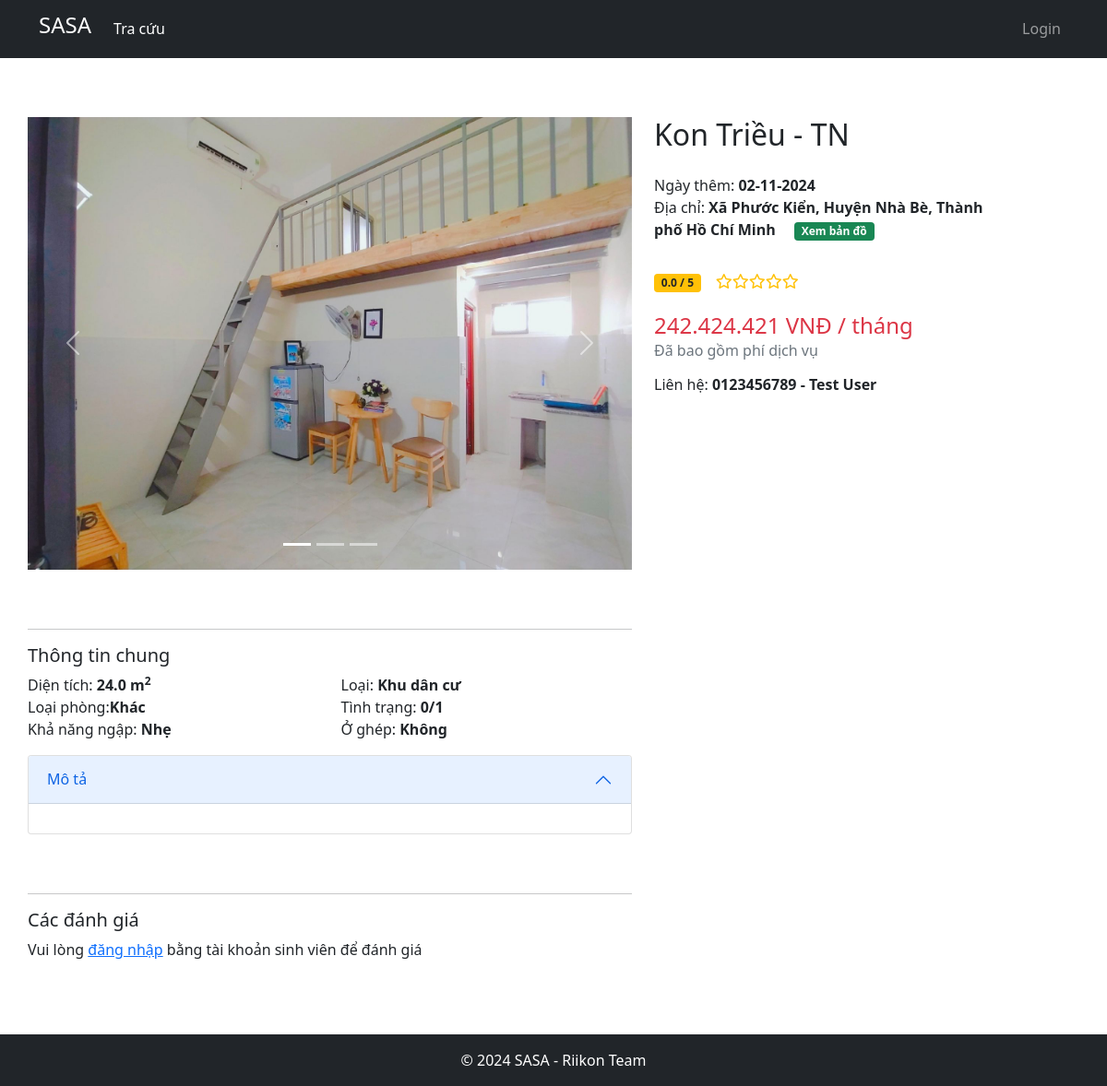
/detail/1, run on the app's committed database.
### app/models.py (models this page shows, shortened)
class RoomImage(db.Model):
    id = db.Column(db.Integer, primary_key=True)
    url = db.Column(db.String(200), nullable=False)
    room_id = db.Column(db.Integer, db.ForeignKey('room.id'), nullable=False)

class Room(db.Model):
    id = db.Column(db.Integer, primary_key=True)
    house_id = db.Column(db.Integer, db.ForeignKey('house.id', ondelete='CASCADE'), nullable=False)
    name = db.Column(db.String(120), nullable=False)
    price = db.Column(db.Float, nullable=False)
    area = db.Column(db.Float, nullable=False)
    description = db.Column(db.Text, nullable=True)
    type = db.Column(db.String(120), nullable=True)
    max_people = db.Column(db.Integer, nullable=False)
    current_people = db.Column(db.Integer, nullable=False)
    rate = db.Column(db.Float, nullable=False, default=0)
    matching = db.Column(db.Boolean, default=False)
    created_at = db.Column(db.DateTime, default=datetime.datetime.now())
    updated_at = db.Column(db.DateTime, default=datetime.datetime.now(), onupdate=datetime.datetime.now())

class House(db.Model):
    id = db.Column(db.Integer, primary_key=True)
    name = db.Column(db.String(120), nullable=False, unique=True)
    renter = db.Column(db.Integer, db.ForeignKey('user.id', ondelete='SET NULL'), nullable=True)
    city = db.Column(db.String(120), nullable=False)
    district = db.Column(db.String(120), nullable=False)
    ward = db.Column(db.String(120), nullable=False)
    street = db.Column(db.String(120), nullable=True)
    lat = db.Column(db.Float, nullable=False)
    lon = db.Column(db.Float, nullable=False)
    flood = db.Column(db.Integer, nullable=False)
    type = db.Column(db.String(120), nullable=False)
    description = db.Column(db.Text, nullable=True)
    full_address = db.Column(db.String(200), nullable=False)
    importance = db.Column(db.Float, nullable=False)
    place_rank = db.Column(db.Integer, nullable=False)
    rate = db.Column(db.Float, nullable=False, default=0)
    created_at = db.Column(db.DateTime, default=datetime.datetime.now())
    updated_at = db.Column(db.DateTime, default=datetime.datetime.now(), onupdate=datetime.datetime.now())

class User(db.Model, UserMixin):
    id = db.Column(db.Integer, primary_key=True)
    email = db.Column(db.String(120), unique=True, nullable=False)
    name = db.Column(db.String(120), nullable=False)
    avatar = db.Column(db.String(200), nullable=True)
    active = db.Column(db.Boolean, default=True)
    tokens = db.Column(db.Text)
    created_at = db.Column(db.DateTime, default=datetime.datetime.now())
    updated_at = db.Column(db.DateTime, default=datetime.datetime.now())
    role = db.Column(db.String(120), nullable=False)
    onupdate=datetime.datetime.now()
    username = db.Column(db.String(120), nullable=False, unique=False)
    phone = db.Column(db.String(120), nullable=True)
    address = db.Column(db.String(120), nullable=True)
    dob = db.Column(db.DateTime, nullable=True)
    password = db.Column(db.String(240), nullable=False)

### app/routes.py (the view)
@app.route('/detail/<int:id>')
def detail(id):
    room = Room.query.get(id)
    if not room:
        return redirect(url_for('home'))
    house = House.query.get(room.house_id)
    house.user = User.query.get(house.renter)
    images = RoomImage.query.filter_by(room_id=id).all()
    user_upload = User.query.get(house.renter)
    t = {
        'type': {
            'phongtro': 'Phòng trọ',
            'chungcu': 'Chung cư',
            'nhanguyencan': 'Nhà nguyên căn',
        }.get(room.type, 'Khác'),
        'flood': {
            0: 'Không',
            1: 'Nhẹ',
            2: 'Thấp',
            3: 'Vừa',
            4: 'Nặng'
        }.get(house.flood, 'Không xác định'),
        'matching': 'Có' if room.matching else 'Không',
    }
    reviews = Review.query.filter_by(house_id = house.id).all()
    reviews = sorted(reviews, key=lambda x: x.created_at, reverse=True)
    for r in reviews:
        r.user = User.query.get(r.user_id)
    review_myself = None
    if current_user.is_authenticated and current_user.role == 'student':
        review_myself = Review.query.filter_by(house_id = house.id, user_id = current_user.id).first()
    if review_myself:
        review_myself.user = User.query.get(review_myself.user_id)
    return render_template('detail.html', title='Chi tiết', house=house, images=images, room=room, t=t , reviews = reviews, review_myself = review_myself)

### app/routes.py (called while the page is built)
def update_template_context():
    user = None
    if current_user.is_authenticated:
        user = current_user
    return dict(user=user)

### app/templates/detail.html (shortened to what this page needs)
{% extends 'layouts/base.html' %}
{% block css%}
    <link rel="stylesheet" href="{{ url_for('static', filename='css/detail.css') }}">
    <link rel="stylesheet" href="https://unpkg.com/leaflet@1.9.4/dist/leaflet.css"/>
{% endblock %}
{% block content %}
<div class="row pass">
    <div class="col-md-7 pass">
        <div id="carouselExampleIndicators" class="carousel slide gallery" data-bs-ride="carousel">
            <div class="carousel-indicators">
            {% for image in images %}
                <button type="button" data-bs-target="#carouselExampleIndicators" data-bs-slide-to="{{loop.index0}}" class="{% if loop.first %}active{% endif %}"></button>
            {% endfor %}
            </div>
        <div class="carousel-inner">
            {% for image in images %}
            <div class="carousel-item {% if loop.first %}active{% endif %}">
                <img src="{{image.url}}" class="d-block w-100" alt="...">
            </div>
            {% endfor %}
        </div>
        <button class="carousel-control-prev" type="button" data-bs-target="#carouselExampleIndicators" data-bs-slide="prev">
        <span class="carousel-control-prev-icon" aria-hidden="true"></span>
        </button>
        <button class="carousel-control-next" type="button" data-bs-target="#carouselExampleIndicators" data-bs-slide="next">
        <span class="carousel-control-next-icon" aria-hidden="true"></span>
        </button>
        </div>
    </div>
    <div class="col-md-4 "style="text-align: left; margin-top: 1rem; margin-bottom: 1rem;">
        <div class = "row">
            <div class="mb-3">
                <h2> {{room.name}} </h2>
            </div>
            <div class="mb-3">
                <p>Ngày thêm: <strong>{{ house.created_at.strftime('%d-%m-%Y') }}</strong></p>
                <p>Địa chỉ: <strong>{{house.street + ', ' if house.street else ''}} {{house.ward + ', ' if house.ward else ''}} {{house.district + ', ' if house.district else ''}} {{house.city}}</strong> <a href="http://maps.google.com/maps?q=loc:{{house.lat}},{{house.lon}}" target="_blank" rel="noopener noreferrer"><span class="badge bg-success mx-3 pointer" id="show-map">Xem bản đồ</span></a>
                </p>
            </div>
            <div class = "d-flex pass"  style="justify-content: space-between; align-items: center;">
                <div class="row">
                  <div class="d-flex" style="margin-top: 0.2rem; margin-bottom: 0;">
                    <span class="badge bg-warning text-dark me-3 ">{{room.rate}} / 5</span>
                    {% for i in range(1, 6) %}
                        {% if i <= room.rate %}
                            <i class="fas fa-star text-warning"></i>
                        {% else %}
                            <i class="far fa-star text-warning"></i>
                        {% endif %}
                    {% endfor %}
                  </div>
                </div>
            </div>
        <div class="" >
            <div role="status">
                <h4 class="text-danger" style="margin-top: 0.4rem; margin-bottom: 0;"> {{ "{:,.0f}".format(room.price).replace(",", ".") }} VNĐ / tháng</h4>
            </div>
            <span class="note text-muted">Đã bao gồm phí dịch vụ</span>
        </div>
        <h6 class ="pass">Liên hệ: <strong>{{house.user.phone}} - {{house.user.name}}</strong></h6>
      </div>
    </div>
</div>
<div class="row pass">
    <div class="col-md-7 pass">
      <hr>
      <div class="my-3">
          <h5>Thông tin chung</h5>
          <div class="row">
              <div class="col-md-6">
                  <p>Diện tích: <strong>{{room.area}} m<sup>2</sup></strong></p>
                  <p>Loại phòng:<strong>{{t.type}}</strong></p>
                  <p>Khả năng ngập: <strong>{{t.flood}}</strong></p>
              </div>
              <div class="col-md-6">
                  <p>Loại: <strong>{{house.type}}</strong></p>
                  <p>Tình trạng: <strong>{{room.current_people}}/{{room.max_people}}</strong></p>
                  <p>Ở ghép: <strong>{{t.matching}}</strong></p>
              </div>
          </div>
      </div>
      <div class="accordion" id="accordionPanelsStayOpenExample">
        <div class="accordion-item">
          <h2 class="accordion-header" id="panelsStayOpen-headingOne">
            <button class="accordion-button" type="button" data-bs-toggle="collapse" data-bs-target="#panelsStayOpen-collapseOne" aria-expanded="true" aria-controls="panelsStayOpen-collapseOne">
              Mô tả
            </button>
          </h2>
          <div id="panelsStayOpen-collapseOne" class="accordion-collapse collapse show" aria-labelledby="panelsStayOpen-headingOne">
            <div class="accordion-body">
            </div>
          </div>
        </div>
      </div>
    </div>
    <div class="col-md-4 pass"> </div>
</div>
<div class="row pass">
    <div class="col-md-7 pass">
        <hr>
        <div class="my-3">
            <h5>Các đánh giá</h5>
            {% if user.role != 'student' %}
                <p>Vui lòng <a href="/login">đăng nhập</a> bằng tài khoản sinh viên để đánh giá</p>
            {% endif %}
        </div>
    </div>
    <div class="col-md-4 pass"> </div>
</div>
{% endblock %}

### app/static/css/style.css (style rules this page uses)
* { user-select: none; }

### app/static/css/detail.css (style rules this page uses)
.gallery { width: 100%; aspect-ratio: 4/3; }
.pass { margin-top: 1rem; margin-bottom: 1rem; }
.carousel-item { aspect-ratio: 4/3; object-fit: cover; overflow: hidden; }
p { margin: 0; }
.pointer { cursor: pointer; }
.carousel-item img { width: 100%; height: 100%; object-fit: cover; }

### data on the page
RoomImage: url (picture)
Room: name "Kon Triều - TN", rate "0.0", price "242.424.421", area "24.0", current_people "0", max_people "1"
House: created_at "02-11-2024", ward "Xã Phước Kiển,", district "Huyện Nhà Bè,", city "Thành phố Hồ Chí Minh", type "Khu dân cư"
User: user.phone "0123456789", user.name "Test User"

### other printed values
{{ t.type }} "Khác"
{{ t.flood }} "Nhẹ"
{{ t.matching }} "Không"
